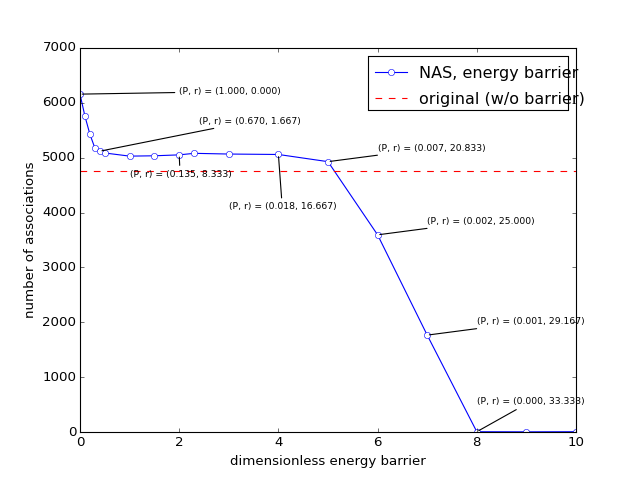

Here is the Python script that generated this plot:

from numpy import *
import matplotlib.pyplot as plt

def get_N_assoc(dat, Np):
    Nt = int(shape(dat)[0]/Np)
    re = zeros(Nt)
    for ts in range(Nt):
        re[ts] = sum(dat[ts*Np:(ts+1)*Np, 1:])/2.0
    return re
Np = 640

dat_NR = loadtxt('data_NR/NP640_C100_T3.weight')
dat_ME_EB0_000 = loadtxt('data_ME_EB0_000/NP640_C100_T3.weight')
dat_ME_EB0_100 = loadtxt('data_ME_EB0_100/NP640_C100_T3.weight')
dat_ME_EB0_200 = loadtxt('data_ME_EB0_200/NP640_C100_T3.weight')
dat_ME_EB0_300 = loadtxt('data_ME_EB0_300/NP640_C100_T3.weight')
dat_ME_EB0_400 = loadtxt('data_ME_EB0_400/NP640_C100_T3.weight')
dat_ME_EB0_500 = loadtxt('data_ME_EB0_500/NP640_C100_T3.weight')
dat_ME_EB0_600 = loadtxt('data_ME_EB0_600/NP640_C100_T3.weight')
dat_ME_EB0_700 = loadtxt('data_ME_EB0_700/NP640_C100_T3.weight')
dat_ME_EB0_800 = loadtxt('data_ME_EB0_800/NP640_C100_T3.weight')
dat_ME_EB0_900 = loadtxt('data_ME_EB0_900/NP640_C100_T3.weight')
dat_ME_EB1_100 = loadtxt('data_ME_EB1_100/NP640_C100_T3.weight')
dat_ME_EB1_200 = loadtxt('data_ME_EB1_200/NP640_C100_T3.weight')
dat_ME_EB1_300 = loadtxt('data_ME_EB1_300/NP640_C100_T3.weight')
dat_ME_EB1_400 = loadtxt('data_ME_EB1_400/NP640_C100_T3.weight')
dat_ME_EB1_500 = loadtxt('data_ME_EB1_500/NP640_C100_T3.weight')
dat_ME_EB1_600 = loadtxt('data_ME_EB1_600/NP640_C100_T3.weight')
dat_ME_EB1_700 = loadtxt('data_ME_EB1_700/NP640_C100_T3.weight')
dat_ME_EB1_800 = loadtxt('data_ME_EB1_800/NP640_C100_T3.weight')
dat_ME_EB1_900 = loadtxt('data_ME_EB1_900/NP640_C100_T3.weight')
dat_ME_EB1_000 = loadtxt('data_ME_EB1_000/NP640_C100_T3.weight')
dat_ME_EB2_000 = loadtxt('data_ME_EB2_000/NP640_C100_T3.weight')
dat_ME_EB2_303 = loadtxt('data_ME_EB2_303/NP640_C100_T3.weight')
dat_ME_EB3_000 = loadtxt('data_ME_EB3_000/NP640_C100_T3.weight')
dat_ME_EB4_000 = loadtxt('data_ME_EB4_000/NP640_C100_T3.weight')
dat_ME_EB5_000 = loadtxt('data_ME_EB5_000/NP640_C100_T3.weight')
dat_ME_EB6_000 = loadtxt('data_ME_EB6_000/NP640_C100_T3.weight')
dat_ME_EB7_000 = loadtxt('data_ME_EB7_000/NP640_C100_T3.weight')
dat_ME_EB8_000 = loadtxt('data_ME_EB8_000/NP640_C100_T3.weight')
dat_ME_EB9_000 = loadtxt('data_ME_EB9_000/NP640_C100_T3.weight')
dat_ME_EB10_000 = loadtxt('data_ME_EB10_000/NP640_C100_T3.weight')

dat = asarray([[0.000, get_N_assoc(dat_ME_EB0_000, Np)[0]],
               [0.100, get_N_assoc(dat_ME_EB0_100, Np)[0]],
               [0.200, get_N_assoc(dat_ME_EB0_200, Np)[0]],
               [0.300, get_N_assoc(dat_ME_EB0_300, Np)[0]],
               [0.400, get_N_assoc(dat_ME_EB0_400, Np)[0]],
               [0.500, get_N_assoc(dat_ME_EB0_500, Np)[0]],
               # [0.600, get_N_assoc(dat_ME_EB0_600, Np)[0]],
               # [0.700, get_N_assoc(dat_ME_EB0_700, Np)[0]],
               # [0.800, get_N_assoc(dat_ME_EB0_800, Np)[0]],
               # [0.900, get_N_assoc(dat_ME_EB0_900, Np)[0]],
               [1.000, get_N_assoc(dat_ME_EB1_000, Np)[0]],
               # [1.100, get_N_assoc(dat_ME_EB1_100, Np)[0]],
               # [1.200, get_N_assoc(dat_ME_EB1_200, Np)[0]],
               # [1.300, get_N_assoc(dat_ME_EB1_300, Np)[0]],
               # [1.400, get_N_assoc(dat_ME_EB1_400, Np)[0]],
               [1.500, get_N_assoc(dat_ME_EB1_500, Np)[0]],
               # [1.600, get_N_assoc(dat_ME_EB1_600, Np)[0]],
               # [1.700, get_N_assoc(dat_ME_EB1_700, Np)[0]],
               # [1.800, get_N_assoc(dat_ME_EB1_800, Np)[0]],
               # [1.900, get_N_assoc(dat_ME_EB1_900, Np)[0]],
               [2.000, get_N_assoc(dat_ME_EB2_000, Np)[0]],
               [2.303, get_N_assoc(dat_ME_EB2_303, Np)[0]],
               [3.000, get_N_assoc(dat_ME_EB3_000, Np)[0]],
               [4.000, get_N_assoc(dat_ME_EB4_000, Np)[0]],
               [5.000, get_N_assoc(dat_ME_EB5_000, Np)[0]],
               [6.000, get_N_assoc(dat_ME_EB6_000, Np)[0]],
               [7.000, get_N_assoc(dat_ME_EB7_000, Np)[0]],
               [8.000, get_N_assoc(dat_ME_EB8_000, Np)[0]],
               [9.000, get_N_assoc(dat_ME_EB9_000, Np)[0]],
               [10.000, get_N_assoc(dat_ME_EB10_000, Np)[0]]])

plt.clf()
plt.ion()


plt.plot(dat[:,0], dat[:,1], 'bo-', markerfacecolor='white', markeredgecolor='blue', label='NAS, energy barrier')
i=0
set_x, set_y = dat[i,0]+2, dat[i,1]
plt.annotate('(P, r) = (%4.3f, %4.3f)'%(exp(-dat[i, 0]), dat[i,0]/0.24), xy=(dat[i,0], dat[i,1]), xytext=(set_x, set_y), size='x-small', arrowprops=dict(arrowstyle='-'))

i=4
set_x, set_y = dat[i,0]+2, dat[i,1] + 500
plt.annotate('(P, r) = (%4.3f, %4.3f)'%(exp(-dat[i, 0]), dat[i,0]/0.24), xy=(dat[i,0], dat[i,1]), xytext=(set_x, set_y), size='x-small', arrowprops=dict(arrowstyle='-'))

i=8
set_x, set_y = dat[i,0] - 1, dat[i,1] - 400
plt.annotate('(P, r) = (%4.3f, %4.3f)'%(exp(-dat[i, 0]), dat[i,0]/0.24), xy=(dat[i,0], dat[i,1]), xytext=(set_x, set_y), size='x-small', arrowprops=dict(arrowstyle='-'))

i=11
set_x, set_y = dat[i,0] - 1, dat[i,1] - 1000
plt.annotate('(P, r) = (%4.3f, %4.3f)'%(exp(-dat[i, 0]), dat[i,0]/0.24), xy=(dat[i,0], dat[i,1]), xytext=(set_x, set_y), size='x-small', arrowprops=dict(arrowstyle='-'))

i=12
set_x, set_y = dat[i,0] + 1, dat[i,1] + 200
plt.annotate('(P, r) = (%4.3f, %4.3f)'%(exp(-dat[i, 0]), dat[i,0]/0.24), xy=(dat[i,0], dat[i,1]), xytext=(set_x, set_y), size='x-small', arrowprops=dict(arrowstyle='-'))

i=13
set_x, set_y = dat[i,0] + 1, dat[i,1] + 200
plt.annotate('(P, r) = (%4.3f, %4.3f)'%(exp(-dat[i, 0]), dat[i,0]/0.24), xy=(dat[i,0], dat[i,1]), xytext=(set_x, set_y), size='x-small', arrowprops=dict(arrowstyle='-'))

i=14
set_x, set_y = dat[i,0] + 1, dat[i,1] + 200
plt.annotate('(P, r) = (%4.3f, %4.3f)'%(exp(-dat[i, 0]), dat[i,0]/0.24), xy=(dat[i,0], dat[i,1]), xytext=(set_x, set_y), size='x-small', arrowprops=dict(arrowstyle='-'))

i=15
set_x, set_y = dat[i,0] , dat[i,1] + 500
plt.annotate('(P, r) = (%4.3f, %4.3f)'%(exp(-dat[i, 0]), dat[i,0]/0.24), xy=(dat[i,0], dat[i,1]), xytext=(set_x, set_y), size='x-small', arrowprops=dict(arrowstyle='-'))

    
NAS_NR = get_N_assoc(dat_NR, Np)[0]
ref_NR = asarray([[0., NAS_NR],
                  [max(dat[:,0]), NAS_NR]])
plt.plot(ref_NR[:,0], ref_NR[:,1], 'r--', label='original (w/o barrier)')
# plt.plot(0.0, get_N_assoc(dat_NR, Np)[0], 'ro')
plt.show()

# plt.plot(get_N_assoc(dat_NR, Np), 'k-', label = 'kinetics:normalized')
# plt.plot(get_N_assoc(dat_ME_PB01, Np), 'k.', label = 'kinetics:metropolis, with Eb=0')
# plt.plot(get_N_assoc(dat_ME, Np), 'b-', label = 'kinetics:metropolis, with Eb=1')
# plt.plot(get_N_assoc(dat_ME_PB10, Np), 'r-', label = 'kinetics:metropolis, with Eb=2.30259, PB=10')


# plt.plot(get_N_assoc(dat, Np), 'b-', label = 'data')
# plt.plot(get_N_assoc(dat_long, Np), 'r.', label ='MKL_LONG')
# plt.plot(get_N_assoc(dat_INDEX_FIX, Np), 'r-', label = 'INDEX_FIX')
# plt.plot(get_N_assoc(dat_INDEX_FIX_BOOST, Np), 'b.', label = 'INDEX_FIX_BOOST')
# plt.plot(arange(N1), get_N_assoc(dat_INDEX_FIX_FLAG, Np), 'b-', label = 'FIX_FLAG') # same with previous
# plt.plot(get_N_assoc(dat_INDEX_FIX_FLAG_longer, Np), 'r-', label = 'INDEX_FIX_FLAG_longer')

# plt.plot(arange(N2)*10, get_N_assoc(dat_TEST_longer, Np), 'r.-', label = 'TEST_longer')

# plt.axis([0, 10, -50, 5000])
plt.xlabel('dimensionless energy barrier')
plt.ylabel('number of associations')
plt.legend(loc = 'upper right', numpoints=1)
# plt.grid()
plt.show()
